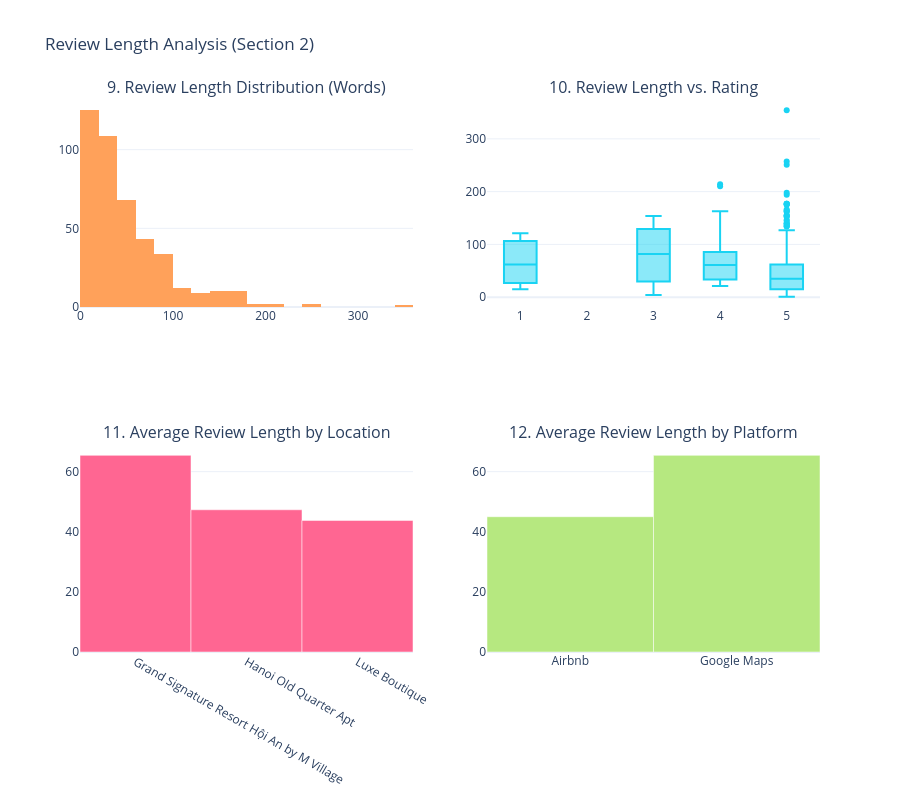

The cell this chart's notebook holds for it:
### Markdown cell above
## SECTION 2 — REVIEW LENGTH ANALYSIS
Analyze how the length of the review text corresponds with ratings, locations, and platforms.

### Code cell
# Calculate review length (character count and word count)
df['review_len'] = df['review'].astype(str).apply(len)
df['word_count'] = df['review'].astype(str).apply(lambda x: len(x.split()))

# Create subplots for Review Length Analysis
fig2 = make_subplots(
    rows=2, cols=2,
    subplot_titles=("9. Review Length Distribution (Words)", "10. Review Length vs. Rating",
                    "11. Average Review Length by Location", "12. Average Review Length by Platform")
)

# 9. Review length distribution (Histogram of word count)
fig2.add_trace(go.Histogram(x=df['word_count'], nbinsx=30, marker_color='#FFA15A', name='Word Count'), row=1, col=1)

# 10. Review length vs rating scatter plot (We use a boxplot for better visibility across discrete ratings)
fig2.add_trace(go.Box(x=df['rating'], y=df['word_count'], marker_color='#19D3F3', name='Length vs Rating'), row=1, col=2)

# 11. Average review length by location
avg_len_loc = df.groupby('location')['word_count'].mean().reset_index()
fig2.add_trace(go.Bar(x=avg_len_loc['location'], y=avg_len_loc['word_count'], marker_color='#FF6692', name='Avg Len Loc'), row=2, col=1)

# 12. Average review length by platform
avg_len_plat = df.groupby('platform')['word_count'].mean().reset_index()
fig2.add_trace(go.Bar(x=avg_len_plat['platform'], y=avg_len_plat['word_count'], marker_color='#B6E880', name='Avg Len Plat'), row=2, col=2)

fig2.update_layout(height=800, title_text="Review Length Analysis (Section 2)", showlegend=False)
fig2.show()

### Figure 1 — Plotly figure (JSON) as saved in the notebook; plotly's stock layout.template omitted (floating-point values rounded to 4 significant figures; data arrays with more than 128 entries replaced by an {"elided": "..."} marker saying what was removed)
{"data": [{"marker": {"color": "#FFA15A"}, "name": "Word Count", "nbinsx": 30, "type": "histogram", "x": {"elided": "427 int values"}, "xaxis": "x", "yaxis": "y"}, {"marker": {"color": "#19D3F3"}, "name": "Length vs Rating", "type": "box", "x": {"elided": "427 float values"}, "xaxis": "x2", "y": {"elided": "427 int values"}, "yaxis": "y2"}, {"marker": {"color": "#FF6692"}, "name": "Avg Len Loc", "type": "bar", "x": ["Grand Signature Resort Hội An by M Village", "Hanoi Old Quarter Apt", "Luxe Boutique"], "xaxis": "x3", "y": [65.44, 47.33, 43.78], "yaxis": "y3"}, {"marker": {"color": "#B6E880"}, "name": "Avg Len Plat", "type": "bar", "x": ["Airbnb", "Google Maps"], "xaxis": "x4", "y": [45.02, 65.44], "yaxis": "y4"}], "layout": {"annotations": [{"font": {"size": 16}, "showarrow": false, "text": "9. Review Length Distribution (Words)", "x": 0.225, "xanchor": "center", "xref": "paper", "y": 1, "yanchor": "bottom", "yref": "paper"}, {"font": {"size": 16}, "showarrow": false, "text": "10. Review Length vs. Rating", "x": 0.775, "xanchor": "center", "xref": "paper", "y": 1, "yanchor": "bottom", "yref": "paper"}, {"font": {"size": 16}, "showarrow": false, "text": "11. Average Review Length by Location", "x": 0.225, "xanchor": "center", "xref": "paper", "y": 0.375, "yanchor": "bottom", "yref": "paper"}, {"font": {"size": 16}, "showarrow": false, "text": "12. Average Review Length by Platform", "x": 0.775, "xanchor": "center", "xref": "paper", "y": 0.375, "yanchor": "bottom", "yref": "paper"}], "height": 800, "showlegend": false, "title": {"text": "Review Length Analysis (Section 2)"}, "xaxis": {"anchor": "y", "domain": [0, 0.45]}, "xaxis2": {"anchor": "y2", "domain": [0.55, 1]}, "xaxis3": {"anchor": "y3", "domain": [0, 0.45]}, "xaxis4": {"anchor": "y4", "domain": [0.55, 1]}, "yaxis": {"anchor": "x", "domain": [0.625, 1]}, "yaxis2": {"anchor": "x2", "domain": [0.625, 1]}, "yaxis3": {"anchor": "x3", "domain": [0, 0.375]}, "yaxis4": {"anchor": "x4", "domain": [0, 0.375]}}}
